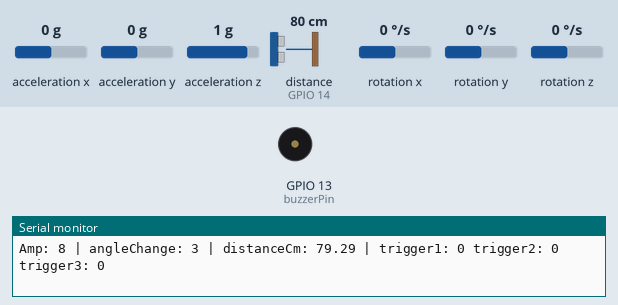
The sketch below on a simulated ESP8266 (NodeMCU). Parts: buzzer (waves = sounding, pin HIGH), the last lines printed to the serial monitor. Wiring (inferred from the names in the program): ultrasonic range finder: trigger GPIO 12; echo GPIO 14; MPU-6050 motion sensor at I2C address 0x68. The inputs (shaded band) are chosen by the test bench; at power-on: distance to the obstacle (sensor on GPIO 14) 80 cm, acceleration x 0 g, acceleration y 0 g, acceleration z 1 g, rotation x 0 °/s, rotation y 0 °/s, rotation z 0 °/s. The echo pulse lasts 58.3 µs per cm; WiFi joins after 1.5 s; servers stay silent unless stated; pins used as bus, display or sensor lines are not drawn.

Above: at 3.0 s.
3.1 s: distance to the obstacle (sensor on GPIO 14) set to 56 cm
4.6 s: distance to the obstacle (sensor on GPIO 14) set to 48 cm
At 5.0 s:
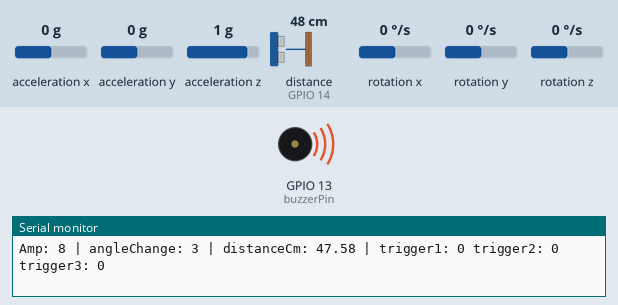
7.6 s: distance to the obstacle (sensor on GPIO 14) set to 60 cm
At 8.5 s:
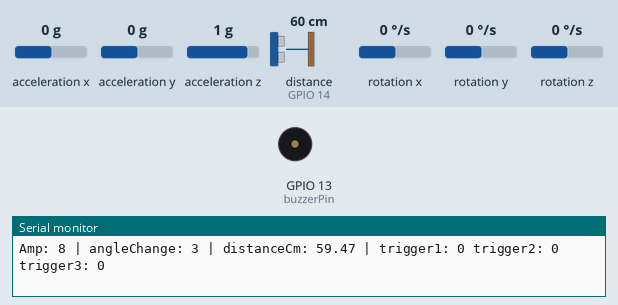
9.6 s: distance to the obstacle (sensor on GPIO 14) set to 2 cm
At 10.2 s:
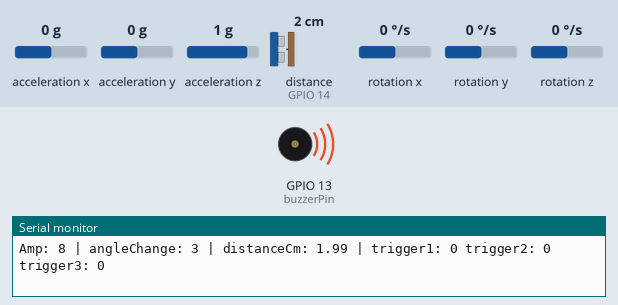
Timing chart, 0 to 13.6 s (numbered marks = the images above; inputs shaded):
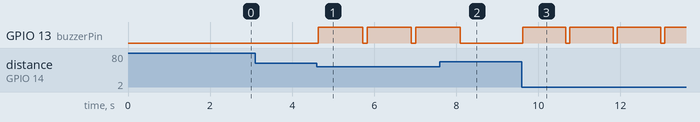

The sketch:

blind_stick.ino
```cpp
#define BLYNK_TEMPLATE_ID "YOUR TEMPLATE ID"
#define BLYNK_TEMPLATE_NAME "Blind Stick"
#define BLYNK_AUTH_TOKEN "YOUR TOKEN"

#include <Wire.h>
#define BLYNK_PRINT Serial
#include <ESP8266WiFi.h>
#include <BlynkSimpleEsp8266.h>

const int MPU_addr = 0x68; // I2C address of MPU-6050
int16_t AcX, AcY, AcZ, Tmp, GyX, GyY, GyZ;
float ax=0, ay=0, az=0, gx=0, gy=0, gz=0;
boolean fall=false;
boolean trigger1=false, trigger2=false, trigger3=false;
byte trigger1count=0, trigger2count=0, trigger3count=0;
int angleChange=0;

// WiFi info
char auth[] = BLYNK_AUTH_TOKEN;
const char *ssid = "YOUR HOSTSPOT NAME";
const char *pass = "YOUR HOTSPOT PASSWORD";

// Ultrasonic sensor pins
const int trigPin=12, echoPin=14, buzzerPin=13;

// Buzzer timing
bool buzzerState=false;
unsigned long buzzerStartTime=0;
const unsigned long buzzerDuration=1000; // 1 second

#define SOUND_VELOCITY 0.034
long duration;
float distanceCm;

// ---------------- Setup ----------------
void setup() {
  Serial.begin(115200);

  pinMode(trigPin, OUTPUT);
  pinMode(echoPin, INPUT);
  pinMode(buzzerPin, OUTPUT);

  Wire.begin();
  Wire.beginTransmission(MPU_addr);
  Wire.write(0x6B);  // PWR_MGMT_1 register
  Wire.write(0);     // wake up MPU-6050
  Wire.endTransmission(true);

  Serial.println("MPU initialized");

  Blynk.begin(auth, ssid, pass);
  Serial.println("Connecting to WiFi...");
  while(WiFi.status() != WL_CONNECTED){
    delay(500);
    Serial.print(".");
  }
  Serial.println("\nWiFi connected");
}

// ---------------- Loop ----------------
void loop() {
  Blynk.run();

  // --- Ultrasonic Sensor ---
  digitalWrite(trigPin, LOW); delayMicroseconds(2);
  digitalWrite(trigPin, HIGH); delayMicroseconds(10);
  digitalWrite(trigPin, LOW);

  duration = pulseIn(echoPin, HIGH);
  distanceCm = duration * SOUND_VELOCITY / 2;

  // Obstacle buzzer (non-blocking)
  if(distanceCm>0 && distanceCm<50 && !buzzerState){
    digitalWrite(buzzerPin,HIGH);
    buzzerState=true;
    buzzerStartTime=millis();
  }
  if(buzzerState && (millis()-buzzerStartTime >= buzzerDuration)){
    digitalWrite(buzzerPin,LOW);
    buzzerState=false;
  }

  // --- MPU Reading ---
  mpu_read();
  ax = (AcX-2050)/16384.0;
  ay = (AcY-77)/16384.0;
  az = (AcZ-1947)/16384.0;
  gx = (GyX+270)/131.0;
  gy = (GyY-351)/131.0;
  gz = (GyZ+136)/131.0;

  float Raw_Amp = sqrt(ax*ax + ay*ay + az*az);
  int Amp = Raw_Amp * 10;
  angleChange = sqrt(gx*gx + gy*gy + gz*gz);

  // --- Print for Debug ---
  Serial.print("Amp: "); Serial.print(Amp);
  Serial.print(" | angleChange: "); Serial.print(angleChange);
  Serial.print(" | distanceCm: "); Serial.print(distanceCm);
  Serial.print(" | trigger1: "); Serial.print(trigger1);
  Serial.print(" trigger2: "); Serial.print(trigger2);
  Serial.print(" trigger3: "); Serial.println(trigger3);

  // --- Fall Detection Logic ---
  if(Amp <= 3 && !trigger2){
    trigger1=true;
  }

  if(trigger1){
    trigger1count++;
    if(Amp >= 10){
      trigger2=true;
      trigger1=false; trigger1count=0;
    }
  }

  if(trigger2){
    trigger2count++;
    if(angleChange >= 15 && angleChange <= 400){  // only trigger3 if stick tilts significantly
      trigger3=true; trigger2=false; trigger2count=0;
    }
  }

  if(trigger3){
    trigger3count++;
    if(trigger3count >= 5){ // ~0.5s
      if(angleChange >=0 && angleChange <= 10){  // stick landed flat
        fall=true;
        trigger3=false; trigger3count=0;
      } else {
        trigger3=false; trigger3count=0;
      }
    }
  }

  if(fall){
    Serial.println("FALL DETECTED!");          // <- important print
    Blynk.logEvent("fall_detected");           // Blynk event
    triggerBuzzer();                            // extra buzzer for fall
    fall=false;
  }

  // Reset triggers if timeout
  if(trigger1count>=10){ trigger1=false; trigger1count=0; }
  if(trigger2count>=10){ trigger2=false; trigger2count=0; }

  // Send data to Blynk
  Blynk.virtualWrite(V0,distanceCm);
  Blynk.virtualWrite(V1,ax);
  Blynk.virtualWrite(V2,ay);
  Blynk.virtualWrite(V3,az);

  delay(100);
}

// ---------------- MPU Read ----------------
void mpu_read(){
  Wire.beginTransmission(MPU_addr);
  Wire.write(0x3B);
  Wire.endTransmission(false);
  Wire.requestFrom(MPU_addr,14,true);

  AcX = Wire.read()<<8 | Wire.read();
  AcY = Wire.read()<<8 | Wire.read();
  AcZ = Wire.read()<<8 | Wire.read();
  Tmp = Wire.read()<<8 | Wire.read();
  GyX = Wire.read()<<8 | Wire.read();
  GyY = Wire.read()<<8 | Wire.read();
  GyZ = Wire.read()<<8 | Wire.read();
}

// ---------------- Buzzer Function ----------------
void triggerBuzzer(){
  digitalWrite(buzzerPin,HIGH);
  delay(2000);
  digitalWrite(buzzerPin,LOW);
}
```

Measured:
- the behaviour switches between 51 and 50 cm on distance to the obstacle (sensor on GPIO 14) (found by bisection; images 0 and 1)
- after the input at 4.6 s, GPIO 13 (buzzerPin): alternates HIGH for 1.1 s and LOW for 0.11 s, starting at once
- after the input at 7.6 s, GPIO 13 (buzzerPin): goes on until 8.1 s, then stays LOW
- after the input at 9.6 s, GPIO 13 (buzzerPin): alternates HIGH for 1.1 s and LOW for 0.11 s, starting at once
